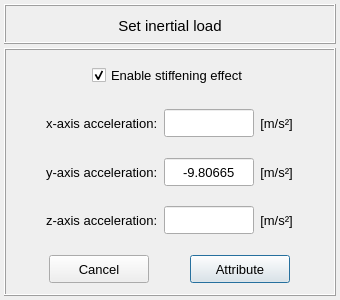
<?xml version="1.0" encoding="UTF-8"?>
<ui version="4.0">
 <class>Dialog</class>
 <widget class="QDialog" name="Dialog">
  <property name="windowModality">
   <enum>Qt::NonModal</enum>
  </property>
  <property name="geometry">
   <rect>
    <x>0</x>
    <y>0</y>
    <width>340</width>
    <height>300</height>
   </rect>
  </property>
  <property name="sizePolicy">
   <sizepolicy hsizetype="Fixed" vsizetype="Fixed">
    <horstretch>0</horstretch>
    <verstretch>0</verstretch>
   </sizepolicy>
  </property>
  <property name="minimumSize">
   <size>
    <width>340</width>
    <height>300</height>
   </size>
  </property>
  <property name="maximumSize">
   <size>
    <width>340</width>
    <height>300</height>
   </size>
  </property>
  <property name="contextMenuPolicy">
   <enum>Qt::DefaultContextMenu</enum>
  </property>
  <property name="windowTitle">
   <string>Set inertial load</string>
  </property>
  <property name="whatsThis">
   <string/>
  </property>
  <layout class="QGridLayout" name="gridLayout">
   <property name="leftMargin">
    <number>4</number>
   </property>
   <property name="topMargin">
    <number>4</number>
   </property>
   <property name="rightMargin">
    <number>4</number>
   </property>
   <property name="bottomMargin">
    <number>4</number>
   </property>
   <property name="spacing">
    <number>4</number>
   </property>
   <item row="1" column="0">
    <widget class="QFrame" name="frame_main">
     <property name="minimumSize">
      <size>
       <width>0</width>
       <height>200</height>
      </size>
     </property>
     <property name="maximumSize">
      <size>
       <width>16777215</width>
       <height>16777215</height>
      </size>
     </property>
     <property name="frameShape">
      <enum>QFrame::Box</enum>
     </property>
     <property name="frameShadow">
      <enum>QFrame::Raised</enum>
     </property>
     <layout class="QGridLayout" name="gridLayout_8">
      <property name="leftMargin">
       <number>2</number>
      </property>
      <property name="topMargin">
       <number>2</number>
      </property>
      <property name="rightMargin">
       <number>2</number>
      </property>
      <property name="bottomMargin">
       <number>2</number>
      </property>
      <property name="spacing">
       <number>2</number>
      </property>
      <item row="0" column="0">
       <widget class="QFrame" name="frame_gravity_model_setup">
        <property name="minimumSize">
         <size>
          <width>0</width>
          <height>40</height>
         </size>
        </property>
        <property name="maximumSize">
         <size>
          <width>360</width>
          <height>50</height>
         </size>
        </property>
        <property name="frameShape">
         <enum>QFrame::NoFrame</enum>
        </property>
        <property name="frameShadow">
         <enum>QFrame::Raised</enum>
        </property>
        <layout class="QGridLayout" name="gridLayout_7">
         <property name="leftMargin">
          <number>0</number>
         </property>
         <property name="topMargin">
          <number>0</number>
         </property>
         <property name="rightMargin">
          <number>0</number>
         </property>
         <property name="bottomMargin">
          <number>0</number>
         </property>
         <property name="spacing">
          <number>0</number>
         </property>
         <item row="0" column="0">
          <spacer name="horizontalSpacer_7">
           <property name="orientation">
            <enum>Qt::Horizontal</enum>
           </property>
           <property name="sizeHint" stdset="0">
            <size>
             <width>40</width>
             <height>20</height>
            </size>
           </property>
          </spacer>
         </item>
         <item row="0" column="1">
          <widget class="QCheckBox" name="checkBox_stiffening_effect">
           <property name="minimumSize">
            <size>
             <width>0</width>
             <height>26</height>
            </size>
           </property>
           <property name="maximumSize">
            <size>
             <width>16777215</width>
             <height>26</height>
            </size>
           </property>
           <property name="font">
            <font>
             <pointsize>10</pointsize>
            </font>
           </property>
           <property name="toolTip">
            <string>Enable stiffness matrix updating in modal and harmonic analysis.</string>
           </property>
           <property name="text">
            <string>Enable stiffening effect</string>
           </property>
           <property name="checked">
            <bool>true</bool>
           </property>
          </widget>
         </item>
         <item row="0" column="2">
          <spacer name="horizontalSpacer_8">
           <property name="orientation">
            <enum>Qt::Horizontal</enum>
           </property>
           <property name="sizeHint" stdset="0">
            <size>
             <width>40</width>
             <height>20</height>
            </size>
           </property>
          </spacer>
         </item>
        </layout>
       </widget>
      </item>
      <item row="1" column="0">
       <widget class="QFrame" name="frame_x_direction">
        <property name="minimumSize">
         <size>
          <width>0</width>
          <height>40</height>
         </size>
        </property>
        <property name="maximumSize">
         <size>
          <width>360</width>
          <height>50</height>
         </size>
        </property>
        <property name="frameShape">
         <enum>QFrame::NoFrame</enum>
        </property>
        <property name="frameShadow">
         <enum>QFrame::Raised</enum>
        </property>
        <layout class="QGridLayout" name="gridLayout_6">
         <property name="leftMargin">
          <number>2</number>
         </property>
         <property name="topMargin">
          <number>0</number>
         </property>
         <property name="rightMargin">
          <number>2</number>
         </property>
         <property name="bottomMargin">
          <number>0</number>
         </property>
         <property name="horizontalSpacing">
          <number>6</number>
         </property>
         <property name="verticalSpacing">
          <number>2</number>
         </property>
         <item row="0" column="0">
          <spacer name="horizontalSpacer">
           <property name="orientation">
            <enum>Qt::Horizontal</enum>
           </property>
           <property name="sizeHint" stdset="0">
            <size>
             <width>40</width>
             <height>20</height>
            </size>
           </property>
          </spacer>
         </item>
         <item row="0" column="1">
          <widget class="QLabel" name="label">
           <property name="minimumSize">
            <size>
             <width>0</width>
             <height>28</height>
            </size>
           </property>
           <property name="maximumSize">
            <size>
             <width>16777215</width>
             <height>28</height>
            </size>
           </property>
           <property name="font">
            <font>
             <pointsize>10</pointsize>
             <weight>50</weight>
             <bold>false</bold>
            </font>
           </property>
           <property name="text">
            <string>x-axis acceleration:</string>
           </property>
          </widget>
         </item>
         <item row="0" column="3">
          <widget class="QLabel" name="label_13">
           <property name="minimumSize">
            <size>
             <width>0</width>
             <height>28</height>
            </size>
           </property>
           <property name="maximumSize">
            <size>
             <width>52</width>
             <height>28</height>
            </size>
           </property>
           <property name="font">
            <font>
             <pointsize>10</pointsize>
             <weight>50</weight>
             <italic>false</italic>
             <bold>false</bold>
            </font>
           </property>
           <property name="text">
            <string>[m/s²]</string>
           </property>
           <property name="alignment">
            <set>Qt::AlignCenter</set>
           </property>
          </widget>
         </item>
         <item row="0" column="2">
          <widget class="QLineEdit" name="lineEdit_acceleration_x_axis">
           <property name="minimumSize">
            <size>
             <width>90</width>
             <height>28</height>
            </size>
           </property>
           <property name="maximumSize">
            <size>
             <width>90</width>
             <height>28</height>
            </size>
           </property>
           <property name="font">
            <font>
             <family>MS Shell Dlg 2</family>
             <pointsize>10</pointsize>
             <weight>50</weight>
             <italic>false</italic>
             <bold>false</bold>
            </font>
           </property>
           <property name="styleSheet">
            <string notr="true"/>
           </property>
           <property name="text">
            <string/>
           </property>
           <property name="alignment">
            <set>Qt::AlignCenter</set>
           </property>
          </widget>
         </item>
         <item row="0" column="4">
          <spacer name="horizontalSpacer_2">
           <property name="orientation">
            <enum>Qt::Horizontal</enum>
           </property>
           <property name="sizeHint" stdset="0">
            <size>
             <width>40</width>
             <height>20</height>
            </size>
           </property>
          </spacer>
         </item>
        </layout>
       </widget>
      </item>
      <item row="2" column="0">
       <widget class="QFrame" name="frame_y_direction">
        <property name="minimumSize">
         <size>
          <width>0</width>
          <height>40</height>
         </size>
        </property>
        <property name="maximumSize">
         <size>
          <width>360</width>
          <height>50</height>
         </size>
        </property>
        <property name="frameShape">
         <enum>QFrame::NoFrame</enum>
        </property>
        <property name="frameShadow">
         <enum>QFrame::Raised</enum>
        </property>
        <layout class="QGridLayout" name="gridLayout_5">
         <property name="leftMargin">
          <number>2</number>
         </property>
         <property name="topMargin">
          <number>0</number>
         </property>
         <property name="rightMargin">
          <number>2</number>
         </property>
         <property name="bottomMargin">
          <number>0</number>
         </property>
         <property name="horizontalSpacing">
          <number>6</number>
         </property>
         <property name="verticalSpacing">
          <number>2</number>
         </property>
         <item row="0" column="0">
          <spacer name="horizontalSpacer_3">
           <property name="orientation">
            <enum>Qt::Horizontal</enum>
           </property>
           <property name="sizeHint" stdset="0">
            <size>
             <width>40</width>
             <height>20</height>
            </size>
           </property>
          </spacer>
         </item>
         <item row="0" column="3">
          <widget class="QLabel" name="label_14">
           <property name="minimumSize">
            <size>
             <width>0</width>
             <height>28</height>
            </size>
           </property>
           <property name="maximumSize">
            <size>
             <width>52</width>
             <height>28</height>
            </size>
           </property>
           <property name="font">
            <font>
             <pointsize>10</pointsize>
             <weight>50</weight>
             <italic>false</italic>
             <bold>false</bold>
            </font>
           </property>
           <property name="text">
            <string>[m/s²]</string>
           </property>
           <property name="alignment">
            <set>Qt::AlignCenter</set>
           </property>
          </widget>
         </item>
         <item row="0" column="2">
          <widget class="QLineEdit" name="lineEdit_acceleration_y_axis">
           <property name="minimumSize">
            <size>
             <width>90</width>
             <height>28</height>
            </size>
           </property>
           <property name="maximumSize">
            <size>
             <width>90</width>
             <height>28</height>
            </size>
           </property>
           <property name="font">
            <font>
             <family>MS Shell Dlg 2</family>
             <pointsize>10</pointsize>
             <weight>50</weight>
             <italic>false</italic>
             <bold>false</bold>
            </font>
           </property>
           <property name="styleSheet">
            <string notr="true"/>
           </property>
           <property name="text">
            <string>-9.80665</string>
           </property>
           <property name="alignment">
            <set>Qt::AlignCenter</set>
           </property>
          </widget>
         </item>
         <item row="0" column="1">
          <widget class="QLabel" name="label_2">
           <property name="minimumSize">
            <size>
             <width>0</width>
             <height>28</height>
            </size>
           </property>
           <property name="maximumSize">
            <size>
             <width>16777215</width>
             <height>28</height>
            </size>
           </property>
           <property name="font">
            <font>
             <pointsize>10</pointsize>
             <weight>50</weight>
             <bold>false</bold>
            </font>
           </property>
           <property name="text">
            <string>y-axis acceleration:</string>
           </property>
          </widget>
         </item>
         <item row="0" column="4">
          <spacer name="horizontalSpacer_4">
           <property name="orientation">
            <enum>Qt::Horizontal</enum>
           </property>
           <property name="sizeHint" stdset="0">
            <size>
             <width>40</width>
             <height>20</height>
            </size>
           </property>
          </spacer>
         </item>
        </layout>
       </widget>
      </item>
      <item row="3" column="0">
       <widget class="QFrame" name="frame_z_direction">
        <property name="minimumSize">
         <size>
          <width>0</width>
          <height>40</height>
         </size>
        </property>
        <property name="maximumSize">
         <size>
          <width>360</width>
          <height>50</height>
         </size>
        </property>
        <property name="frameShape">
         <enum>QFrame::NoFrame</enum>
        </property>
        <property name="frameShadow">
         <enum>QFrame::Raised</enum>
        </property>
        <layout class="QGridLayout" name="gridLayout_4">
         <property name="leftMargin">
          <number>2</number>
         </property>
         <property name="topMargin">
          <number>0</number>
         </property>
         <property name="rightMargin">
          <number>2</number>
         </property>
         <property name="bottomMargin">
          <number>0</number>
         </property>
         <property name="horizontalSpacing">
          <number>6</number>
         </property>
         <property name="verticalSpacing">
          <number>2</number>
         </property>
         <item row="0" column="4">
          <spacer name="horizontalSpacer_5">
           <property name="orientation">
            <enum>Qt::Horizontal</enum>
           </property>
           <property name="sizeHint" stdset="0">
            <size>
             <width>40</width>
             <height>20</height>
            </size>
           </property>
          </spacer>
         </item>
         <item row="0" column="3">
          <widget class="QLabel" name="label_unit_3">
           <property name="minimumSize">
            <size>
             <width>0</width>
             <height>28</height>
            </size>
           </property>
           <property name="maximumSize">
            <size>
             <width>52</width>
             <height>28</height>
            </size>
           </property>
           <property name="font">
            <font>
             <pointsize>10</pointsize>
             <weight>50</weight>
             <italic>false</italic>
             <bold>false</bold>
            </font>
           </property>
           <property name="text">
            <string>[m/s²]</string>
           </property>
           <property name="alignment">
            <set>Qt::AlignCenter</set>
           </property>
          </widget>
         </item>
         <item row="0" column="1">
          <widget class="QLabel" name="label_3">
           <property name="minimumSize">
            <size>
             <width>0</width>
             <height>28</height>
            </size>
           </property>
           <property name="maximumSize">
            <size>
             <width>16777215</width>
             <height>28</height>
            </size>
           </property>
           <property name="font">
            <font>
             <pointsize>10</pointsize>
             <weight>50</weight>
             <bold>false</bold>
            </font>
           </property>
           <property name="text">
            <string>z-axis acceleration:</string>
           </property>
          </widget>
         </item>
         <item row="0" column="2">
          <widget class="QLineEdit" name="lineEdit_acceleration_z_axis">
           <property name="minimumSize">
            <size>
             <width>90</width>
             <height>28</height>
            </size>
           </property>
           <property name="maximumSize">
            <size>
             <width>90</width>
             <height>28</height>
            </size>
           </property>
           <property name="font">
            <font>
             <family>MS Shell Dlg 2</family>
             <pointsize>10</pointsize>
             <weight>50</weight>
             <italic>false</italic>
             <bold>false</bold>
            </font>
           </property>
           <property name="styleSheet">
            <string notr="true"/>
           </property>
           <property name="alignment">
            <set>Qt::AlignCenter</set>
           </property>
          </widget>
         </item>
         <item row="0" column="0">
          <spacer name="horizontalSpacer_6">
           <property name="orientation">
            <enum>Qt::Horizontal</enum>
           </property>
           <property name="sizeHint" stdset="0">
            <size>
             <width>40</width>
             <height>20</height>
            </size>
           </property>
          </spacer>
         </item>
        </layout>
       </widget>
      </item>
      <item row="4" column="0">
       <widget class="QFrame" name="frame_button">
        <property name="minimumSize">
         <size>
          <width>0</width>
          <height>0</height>
         </size>
        </property>
        <property name="maximumSize">
         <size>
          <width>16777215</width>
          <height>48</height>
         </size>
        </property>
        <property name="font">
         <font>
          <family>Arial</family>
          <pointsize>12</pointsize>
          <weight>75</weight>
          <bold>true</bold>
         </font>
        </property>
        <property name="frameShape">
         <enum>QFrame::NoFrame</enum>
        </property>
        <property name="frameShadow">
         <enum>QFrame::Raised</enum>
        </property>
        <layout class="QGridLayout" name="gridLayout_3">
         <property name="leftMargin">
          <number>0</number>
         </property>
         <property name="topMargin">
          <number>0</number>
         </property>
         <property name="rightMargin">
          <number>0</number>
         </property>
         <property name="bottomMargin">
          <number>0</number>
         </property>
         <property name="spacing">
          <number>0</number>
         </property>
         <item row="0" column="1">
          <widget class="QPushButton" name="pushButton_attribute">
           <property name="minimumSize">
            <size>
             <width>100</width>
             <height>28</height>
            </size>
           </property>
           <property name="maximumSize">
            <size>
             <width>100</width>
             <height>28</height>
            </size>
           </property>
           <property name="font">
            <font>
             <family>MS Shell Dlg 2</family>
             <pointsize>10</pointsize>
             <weight>50</weight>
             <italic>false</italic>
             <bold>false</bold>
            </font>
           </property>
           <property name="styleSheet">
            <string notr="true"/>
           </property>
           <property name="text">
            <string>Attribute</string>
           </property>
           <property name="autoDefault">
            <bool>false</bool>
           </property>
           <property name="default">
            <bool>true</bool>
           </property>
          </widget>
         </item>
         <item row="0" column="0">
          <widget class="QPushButton" name="pushButton_cancel">
           <property name="minimumSize">
            <size>
             <width>100</width>
             <height>28</height>
            </size>
           </property>
           <property name="maximumSize">
            <size>
             <width>100</width>
             <height>28</height>
            </size>
           </property>
           <property name="font">
            <font>
             <family>MS Shell Dlg 2</family>
             <pointsize>10</pointsize>
             <weight>50</weight>
             <italic>false</italic>
             <bold>false</bold>
            </font>
           </property>
           <property name="styleSheet">
            <string notr="true"/>
           </property>
           <property name="text">
            <string>Cancel</string>
           </property>
           <property name="autoDefault">
            <bool>false</bool>
           </property>
          </widget>
         </item>
        </layout>
       </widget>
      </item>
     </layout>
    </widget>
   </item>
   <item row="0" column="0">
    <widget class="QFrame" name="frame_title">
     <property name="maximumSize">
      <size>
       <width>16777215</width>
       <height>40</height>
      </size>
     </property>
     <property name="font">
      <font>
       <family>Arial</family>
       <pointsize>12</pointsize>
       <weight>75</weight>
       <bold>true</bold>
      </font>
     </property>
     <property name="styleSheet">
      <string notr="true"/>
     </property>
     <property name="frameShape">
      <enum>QFrame::Box</enum>
     </property>
     <property name="frameShadow">
      <enum>QFrame::Raised</enum>
     </property>
     <property name="lineWidth">
      <number>1</number>
     </property>
     <layout class="QGridLayout" name="gridLayout_2">
      <property name="leftMargin">
       <number>0</number>
      </property>
      <property name="topMargin">
       <number>0</number>
      </property>
      <property name="rightMargin">
       <number>0</number>
      </property>
      <property name="bottomMargin">
       <number>0</number>
      </property>
      <property name="spacing">
       <number>0</number>
      </property>
      <item row="0" column="0">
       <widget class="QLabel" name="label_title">
        <property name="minimumSize">
         <size>
          <width>0</width>
          <height>40</height>
         </size>
        </property>
        <property name="maximumSize">
         <size>
          <width>16777215</width>
          <height>40</height>
         </size>
        </property>
        <property name="font">
         <font>
          <family>MS Shell Dlg 2</family>
          <pointsize>11</pointsize>
          <weight>50</weight>
          <italic>false</italic>
          <bold>false</bold>
         </font>
        </property>
        <property name="text">
         <string>Set inertial load</string>
        </property>
        <property name="textFormat">
         <enum>Qt::AutoText</enum>
        </property>
        <property name="alignment">
         <set>Qt::AlignCenter</set>
        </property>
       </widget>
      </item>
     </layout>
    </widget>
   </item>
  </layout>
 </widget>
 <tabstops>
  <tabstop>checkBox_stiffening_effect</tabstop>
  <tabstop>lineEdit_acceleration_x_axis</tabstop>
  <tabstop>lineEdit_acceleration_y_axis</tabstop>
  <tabstop>lineEdit_acceleration_z_axis</tabstop>
  <tabstop>pushButton_cancel</tabstop>
  <tabstop>pushButton_attribute</tabstop>
 </tabstops>
 <resources/>
 <connections/>
</ui>
